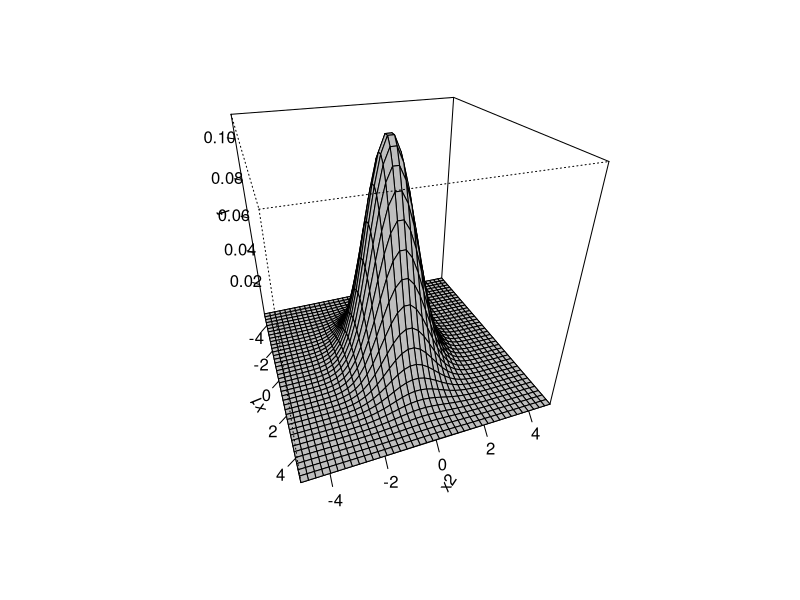
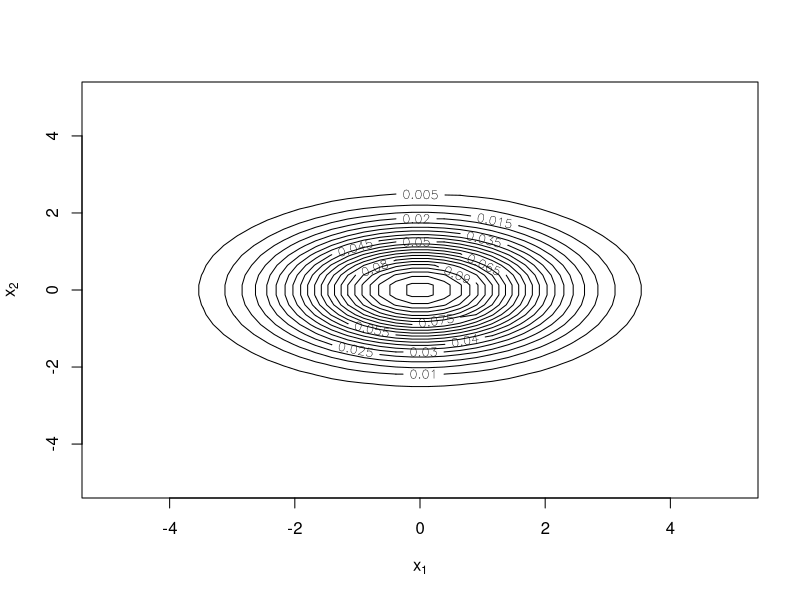

Write R code to recreate these figures, in order.
## Densidad de na -- NORMAL BIVARIADA -- 

require(mvtnorm)

mu <- c(0,0)

Sigma <- matrix(c(2,0,0,1), ncol=2)

x1<- seq(-5,5,length=40)
x2<-x1


# densidad de la f normal multiv

f<-matrix(0, nrow=length(x1), ncol = length(x2))

for(i in 1:length(x1))
  for(j in 1:length(x2))
    f[i,j]<- dmvnorm(c(x1[i], x2[j]), mean=mu, sigma= Sigma)

#--- Grafico

persp(x1, x2, f,
      theta=70, #ángulo de visualización
      phi =30,  #ángulo de visualización
      col="gray",
      ticktype= "detailed")


# ---Grafico de contornos --

contour(x1,
        x2,
        f,
        draw=T,
        nlevels=20,
        labcex=0.8,
        xlab=expression(x[1]),
        ylab=expression(x[2])
             )
